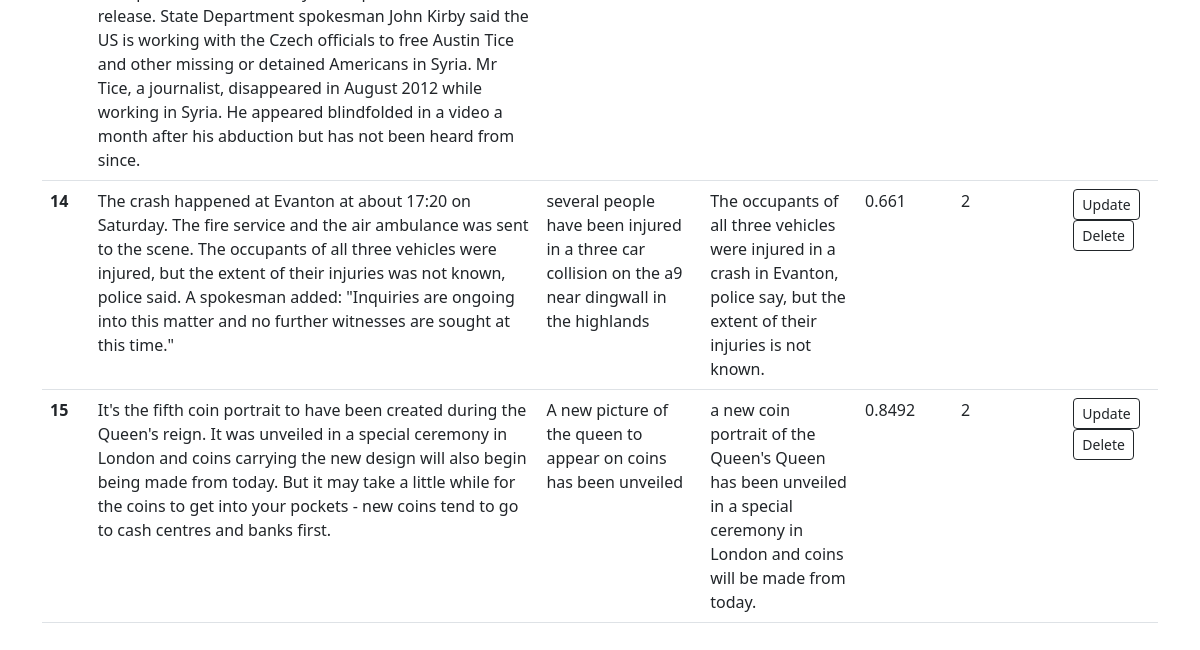
Page /dashboard (signed in, lower part) on the earlier database version.
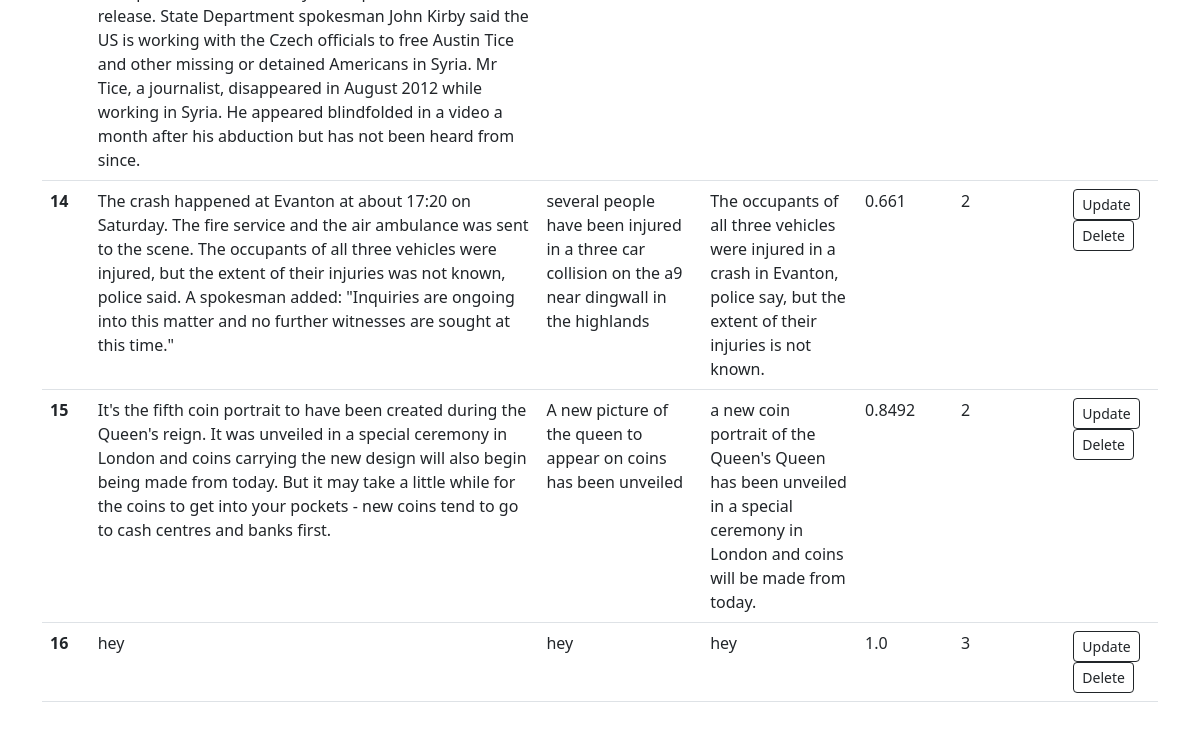
Same page on the later database version.
### app.py (models this page shows, shortened)
class TextSum(db.Model):
    sno = db.Column(db.Integer, primary_key=True)
    text = db.Column(db.String(10000), nullable=False)
    predicted_summary = db.Column(db.String(1000), nullable=False)
    actual_summary = db.Column(db.String(1000), nullable=False)
    cos_sim_score = db.Column(db.Float, nullable=True)
    human_score = db.Column(db.Float, nullable=True)
    date_created = db.Column(db.DateTime, default=datetime.utcnow)

### app.py (the view)
@app.route('/dashboard', methods=['GET', 'POST'])
@login_required
def dashboard():
    allTextSum = TextSum.query.all()
    return render_template('dashboard.html', allTextSum=allTextSum)

### app.py (called while the page is built)
@login_manager.user_loader
def load_user(user_id):
    return User.get(user_id)

    def get(id):
        return User.query.filter_by(id=id).first()

### templates/dashboard.html (shortened to what this page needs)
<!DOCTYPE html>
<html lang="en">
<head>
</head>
<body>
{% extends 'base2.html' %}
{% block body %}
    <div class="container">
        {% if allTextSum|length == 0%}
            <div class="alert alert-dark" role="alert">
                No record
            </div>
        {% else %}
            <table class="table">
                <tbody>
                    {% for textsum in allTextSum %}
                        <tr>
                            <th scope="row">{{loop.index}}</th>
                            <td>{{textsum.text}}</td>
                            <td>{{textsum.actual_summary}}</td>
                            <td>{{textsum.predicted_summary}}</td>
                            <td>{{textsum.cos_sim_score}}</td>
                            <td>{{textsum.human_score}}</td>
                            <td>
                                <a href="/textsum/update/{{textsum.sno}}" type="button" class="btn btn-outline-dark btn-sm mx-2">Update</button>
                                <a href="/textsum/delete/{{textsum.sno}}" type="button" class="btn btn-outline-dark btn-sm mx-2">Delete</button>
                            </td>
                        </tr>
                    {% endfor %}
                </tbody>
            </table>
        {% endif %}
    </div>
{% endblock body %}

### templates/base2.html (shortened to what this page needs)
<!doctype html>
<html lang="en">
<head>
    <link href="https://cdn.jsdelivr.net/npm/bootstrap@5.2.1/dist/css/bootstrap.min.css" rel="stylesheet"
>
</head>
<body>
{% block body %}
{% endblock body %}
</body>
</html>

### templates/dashboard.html (style rules this page uses)
.container { padding-bottom: 10rem; }

Differences in the rows shown:
added TextSum: text "hey", actual_summary "hey", predicted_summary "hey", cos_sim_score "1.0", human_score "3"
